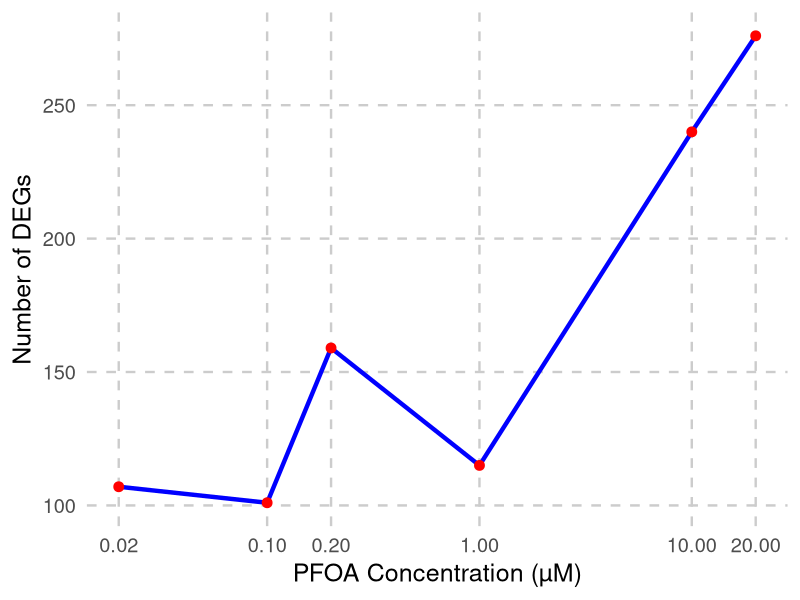
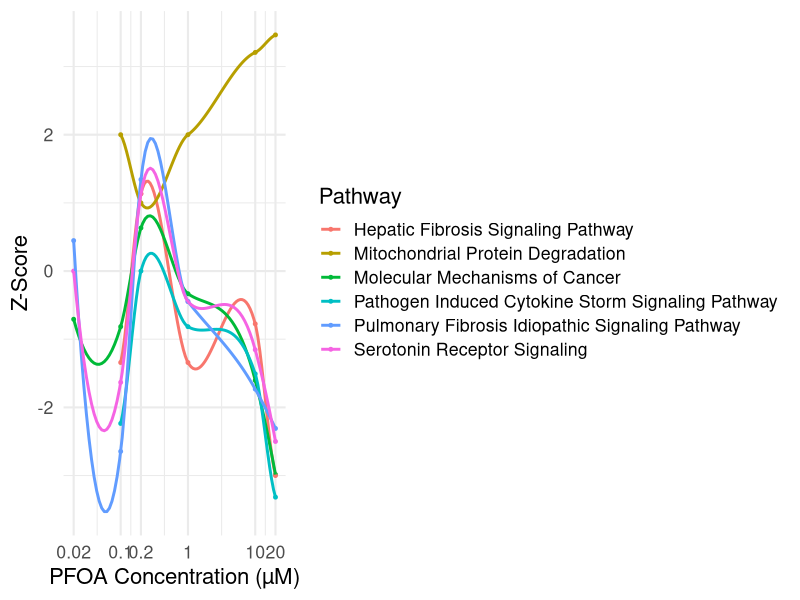
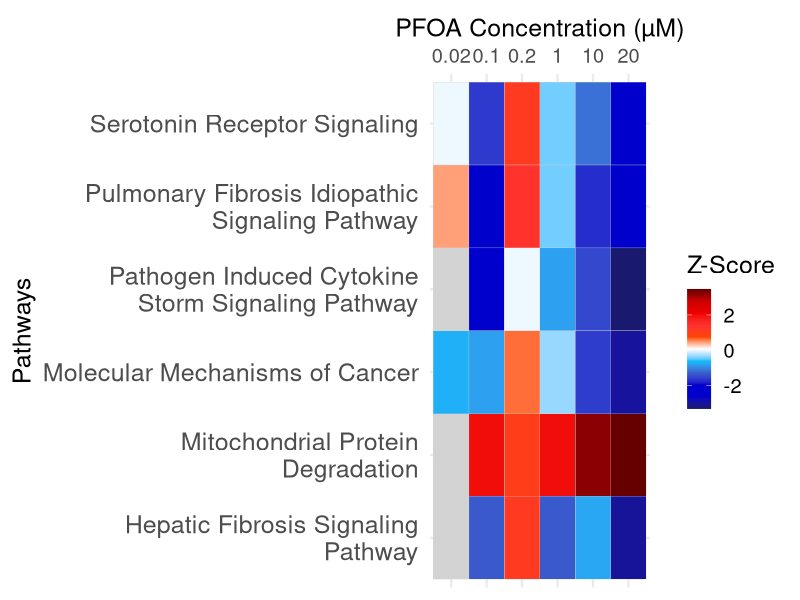
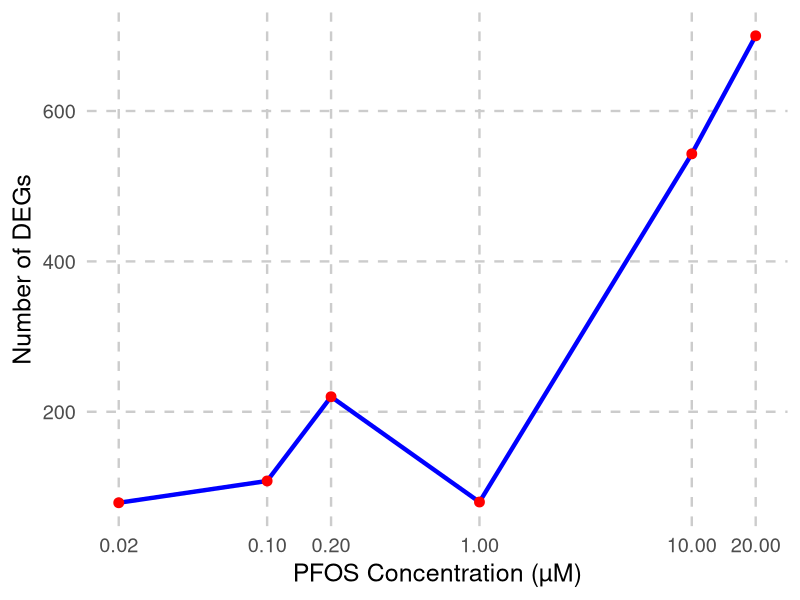
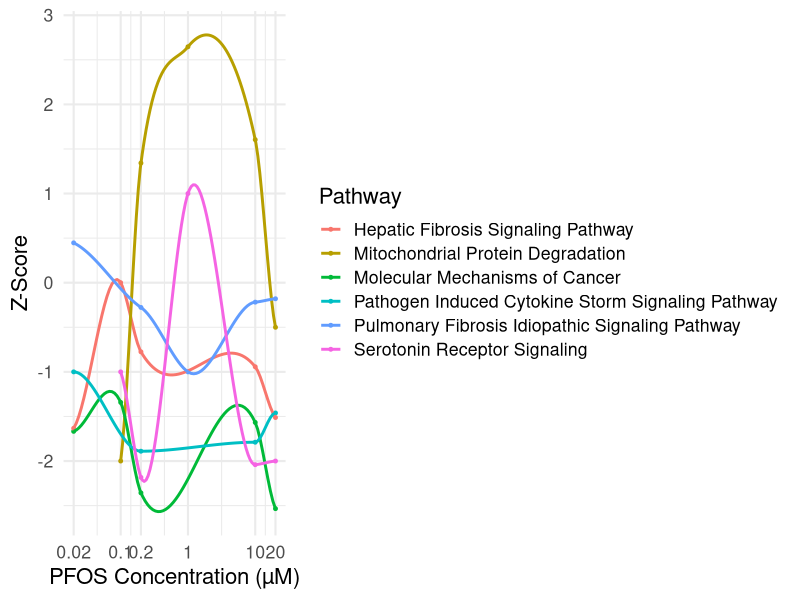
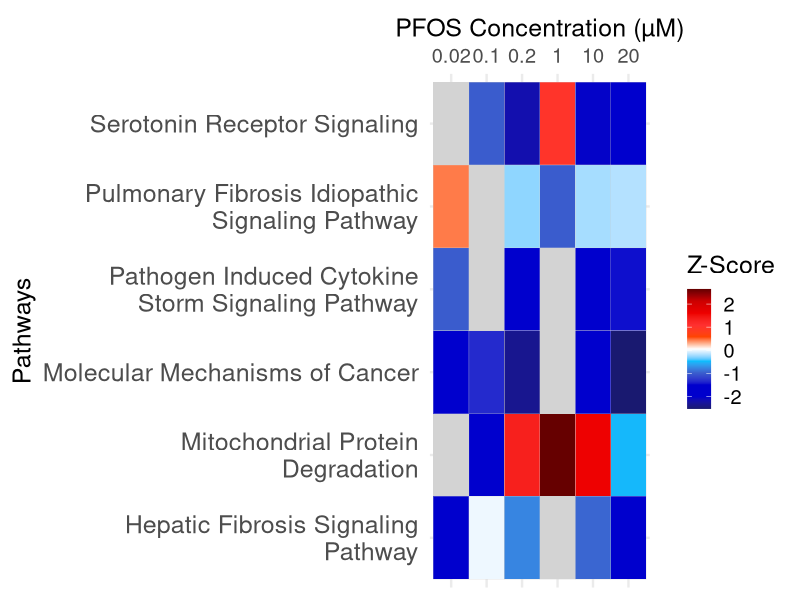

These charts were generated, in order, by the following R code:
# Concentration-Dependent Analysis 

# Load required packages
library(ggplot2)
library(tidyr)
library(dplyr)
library(stringr)

## PFOA concentration analysis

# PFOA DEGs by concentration
deg_pfoa <- data.frame(
  Concentration = c(0.02, 0.1, 0.2, 1, 10, 20),
  DEGs = c(107, 101, 159, 115, 240, 276)
)

# Plot PFOA DEGs
ggplot(deg_pfoa, aes(x = Concentration, y = DEGs)) +
  geom_line(color = "blue", size = 1.5) +
  geom_point(color = "red", size = 3) +
  scale_x_log10(breaks = c(0.02, 0.1, 0.2, 1, 10, 20)) +
  labs(x = "PFOA Concentration (µM)", y = "Number of DEGs") +
  theme_minimal(base_size = 18) +
  theme(
    plot.title = element_text(hjust = 0.5),
    axis.title = element_text(face = "plain"),
    panel.grid.major = element_line(color = "gray80", linetype = "dashed"),
    panel.grid.minor = element_blank()
  )

## PFOA pathway z-scores
data_pfoa <- data.frame(
  Pathway = c(
    "Mitochondrial Protein Degradation", 
    "Pathogen Induced Cytokine Storm Signaling Pathway", 
    "Molecular Mechanisms of Cancer", 
    "Serotonin Receptor Signaling", 
    "Pulmonary Fibrosis Idiopathic Signaling Pathway", 
    "Hepatic Fibrosis Signaling Pathway"
  ),
  Concentration_20 = c(3.464, -3.317, -2.985, -2.5, -2.309, -3),
  Concentration_10 = c(3.207, -1.508, -1.604, -1.155, -1.732, -0.775),
  Concentration_1  = c(2, -0.816, -0.333, -0.447, -0.447, -1.342),
  Concentration_0.2 = c(1, 0, 0.632, 1.134, 1.342, 1.134),
  Concentration_0.1 = c(2, -2.236, -0.816, -1.633, -2.646, -1.342),
  Concentration_0.02 = c(NA, NA, -0.707, 0, 0.447, NA)
)

# Convert to long format
data_pfoa_long <- data_pfoa %>%
  pivot_longer(cols = starts_with("Concentration"),
               names_to = "Concentration",
               values_to = "Z_score") %>%
  mutate(Concentration = as.numeric(gsub("Concentration_", "", Concentration)))

# Plot PFOA concentration–response curves
ggplot(data_pfoa_long, aes(x = Concentration, y = Z_score, color = Pathway, group = Pathway)) +
  geom_point(size = 1) +
  geom_smooth(se = FALSE, method = "loess", span = 0.7) +
  scale_x_log10(
    breaks = c(0.02, 0.1, 0.2, 1, 10, 20),
    labels = c("0.02", "0.1", "0.2", "1", "10", "20")
  ) +
  labs(x = "PFOA Concentration (µM)", y = "Z-Score", color = "Pathway") +
  theme_minimal(base_size = 16) +
  theme(legend.position = "right")

# Heatmap for PFOA pathways
ggplot(data_pfoa_long, aes(
  x = factor(Concentration, levels = sort(unique(Concentration))),
  y = str_wrap(Pathway, width = 30),
  fill = Z_score
)) +
  geom_tile(color = "lightgrey") +
  scale_fill_gradientn(
    colors = c('midnightblue', "blue3", 'mediumblue', 'royalblue3', 'deepskyblue',
               'white', 'orangered', 'firebrick1', 'red2', "red3", '#660000'),
    na.value = "lightgrey"
  ) +
  scale_x_discrete(position = "top") +
  labs(x = "PFOA Concentration (µM)", y = "Pathways", fill = "Z-Score") +
  theme_minimal(base_size = 18) +
  theme(
    axis.text.x = element_text(angle = 0, hjust = 0.5),
    axis.text.y = element_text(size = 18, hjust = 1),
    axis.title.x = element_text(face = "plain", margin = margin(b = 10))
  )

## PFOS concentration analysis

# PFOS DEGs by concentration
deg_pfos <- data.frame(
  Concentration = c(0.02, 0.1, 0.2, 1, 10, 20),
  DEGs = c(79, 108, 220, 80, 543, 700)
)

# Plot PFOS DEGs
ggplot(deg_pfos, aes(x = Concentration, y = DEGs)) +
  geom_line(color = "blue", size = 1.5) +
  geom_point(color = "red", size = 3) +
  scale_x_log10(breaks = c(0.02, 0.1, 0.2, 1, 10, 20)) +
  labs(x = "PFOS Concentration (µM)", y = "Number of DEGs") +
  theme_minimal(base_size = 18) +
  theme(
    plot.title = element_text(hjust = 0.5, face = "bold"),
    axis.title = element_text(face = "plain"),
    panel.grid.major = element_line(color = "gray80", linetype = "dashed"),
    panel.grid.minor = element_blank()
  )

# PFOS pathway z-scores
data_pfos <- data.frame(
  Pathway = c(
    "Mitochondrial Protein Degradation", 
    "Pathogen Induced Cytokine Storm Signaling Pathway", 
    "Molecular Mechanisms of Cancer", 
    "Serotonin Receptor Signaling", 
    "Pulmonary Fibrosis Idiopathic Signaling Pathway", 
    "Hepatic Fibrosis Signaling Pathway"
  ),
  Concentration_20 = c(-0.5, -1.461, -2.534, -2, -0.18, -1.512),
  Concentration_10 = c(1.604, -1.789, -1.567, -2.041, -0.218, -0.943),
  Concentration_1  = c(2.646, NA, NA, 1, -1, NA),
  Concentration_0.2 = c(1.342, -1.89, -2.357, -2.183, -0.277, -0.775),
  Concentration_0.1 = c(-2, NA, -1.342, -1, NA, 0),
  Concentration_0.02 = c(NA, -1, -1.667, NA, 0.447, -1.633)
)

# Convert to long format
data_pfos_long <- data_pfos %>%
  pivot_longer(cols = starts_with("Concentration"),
               names_to = "Concentration",
               values_to = "Z_score") %>%
  mutate(Concentration = as.numeric(gsub("Concentration_", "", Concentration)))

# Plot PFOS concentration–response curves
ggplot(data_pfos_long, aes(x = Concentration, y = Z_score, color = Pathway, group = Pathway)) +
  geom_point(size = 1) +
  geom_smooth(se = FALSE, method = "loess", span = 0.7) +
  scale_x_log10(
    breaks = c(0.02, 0.1, 0.2, 1, 10, 20),
    labels = c("0.02", "0.1", "0.2", "1", "10", "20")
  ) +
  labs(x = "PFOS Concentration (µM)", y = "Z-Score", color = "Pathway") +
  theme_minimal(base_size = 16) +
  theme(legend.position = "right")

# Heatmap for PFOS pathways
ggplot(data_pfos_long, aes(
  x = factor(Concentration, levels = sort(unique(Concentration))),
  y = str_wrap(Pathway, width = 30),
  fill = Z_score
)) +
  geom_tile(color = "lightgrey") +
  scale_fill_gradientn(
    colors = c('midnightblue', "blue3", 'mediumblue', 'royalblue3', 'deepskyblue',
               'white', 'orangered', 'firebrick1', 'red2', "red3", '#660000'),
    na.value = "lightgrey"
  ) +
  scale_x_discrete(position = "top") +
  labs(x = "PFOS Concentration (µM)", y = "Pathways", fill = "Z-Score") +
  theme_minimal(base_size = 18) +
  theme(
    axis.text.x = element_text(angle = 0, hjust = 0.5),
    axis.text.y = element_text(size = 18, hjust = 1),
    axis.title.x = element_text(face = "plain", margin = margin(b = 10))
  )
